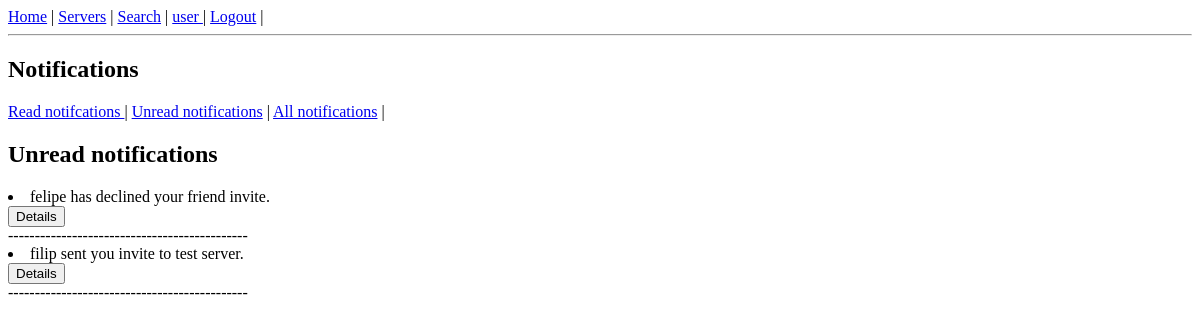
The page /user/user/notifications-unread (signed in) on the database as committed earlier.
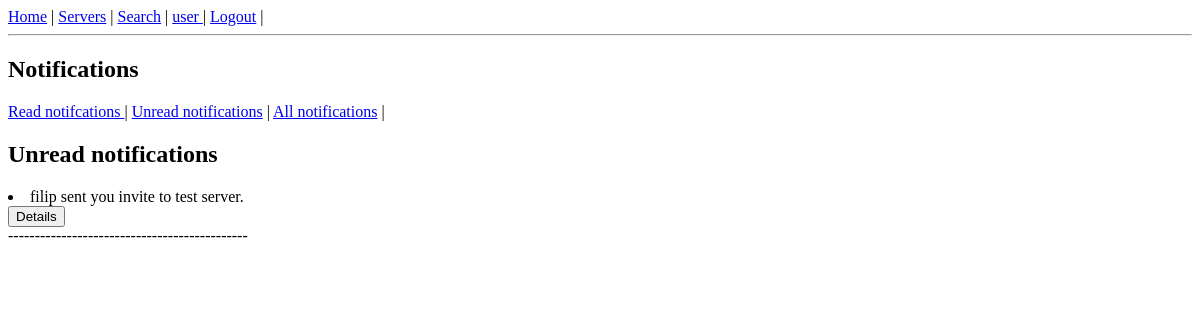
The same page on the database as committed later.
### viperchat/models.py (models this page shows, shortened)
class User(AbstractUser):
    friends = models.ManyToManyField('self', blank=True)
    username = models.SlugField(unique=True, max_length=150)
    class Meta:
        permissions = [
            ('friends_see_profile', 'Friends can see user profile'),
            ('change_user_group', 'Can change users group'),    #   Modify users group in server
            ('everyone_see_profile', 'Everyone can see user profile')
        ]

class Notification(models.Model):
    id = models.UUIDField(
        default=uuid.uuid4,
        unique=True,
        primary_key=True,
        editable=False
    )
    description = models.TextField()
    date_created = models.DateTimeField(auto_now_add=True)
    receiver = models.ForeignKey(User, on_delete=models.CASCADE)
    is_read = models.BooleanField(default=False)

### viperchat/views.py (the view)
# urls.py: path('user/<slug:username>/notifications-unread', vchat.NotificationUnreadList.as_view(), name='notification_unread_list'),
class NotificationUnreadList(LoginRequiredMixin, UserPassesTestMixin, ListView):
    model = Notification
    template_name = 'viperchat/notification_unread_list.html'
    def test_func(self):
        user = User.objects.get(username=self.kwargs['username'])
        if user == self.request.user:
            return True
        raise PermissionDenied
    def get_context_data(self, **kwargs):
        context = super().get_context_data(**kwargs)
        notifications = Notification.objects.filter(receiver=self.request.user)
        context['notifications'] = notifications
        return context

### viperchat/context_processor.py (called while the page is built)
def get_create_room_permission(request):
    content_type = ContentType.objects.get_for_model(Server)
    permission = Permission.objects.get(codename='create_room_in_server', content_type=content_type)
    return {'create_permission': permission}

def get_homepage(request):
    return {'welcome': 'Welcome to great chat'}

def get_server_list(request):
    public_servers = Server.objects.filter(is_private=False)
    return {'server_list': public_servers}

def get_edit_permissions(request):
    permission = Permission.objects.get(codename='edit_permissions_in_server')
    return {'edit_permissions': permission}

def get_delete_user(request):
    permission = Permission.objects.get(codename='delete_user_from_server')
    return {'delete_users_permission': permission}

def get_send_invite_permission(request):
    permission = Permission.objects.get(codename='send_invitation')
    return {'send_invitation_permission': permission}

### templates/viperchat/notification_unread_list.html
{% include 'viperchat/notifications.html' %}
{% block notifications %}
<h2>Unread notifications</h2>
{% for notification in notifications %}
<li>
    {% if notification.is_read == False %}
   {{ notification.description }} <br>
    <a href="{% url 'notification_update' username=request.user.username pk=notification.id %}"><button>Details</button></a><br>
    ---------------------------------------------
    {% endif %}
</li>
{% endfor %}
{% endblock %}

### templates/viperchat/notifications.html (shortened to what this page needs)
{% extends 'viperchat/base.html' %}
{% block content %}
<h2>Notifications</h2>
<a href="{% url 'notification_read_list' request.user %}">Read notifcations </a>|
<a href="{% url 'notification_unread_list' request.user %}">Unread notifications</a> |
<a href="{% url 'notification_list' request.user %}">All notifications</a> |
{% endblock %}

### templates/viperchat/base.html (shortened to what this page needs)
{% load template_filters %}
{% load static %}
<!DOCTYPE html>
<html lang="en">
<head>
    <link rel="stylesheet" href="{% static 'css/style.css' %}">
</head>
<body> <div id="weather" class="weather"></div>
    <a href="{% url 'home' %}">Home</a> |
    <a href="{% url 'servers' %}">Servers</a> |
    <a href="{% url 'search' %}">Search</a> |
    {% if user.is_authenticated %}
        <a href="{% url 'user_detail' request.user.username %}">{{ request.user.username }} </a> |
        <a href="{% url 'account_logout' %}">Logout</a> |
    {% else %}
        <a href="{% url 'account_login' %}">Login</a> |
        <a href="{% url 'account_signup' %}">Register</a> |
    {% endif %}
    <hr>
    {% block content %}{% endblock %}
</body>
</html>

Rows that differ between the two databases and show on the page:
removed Notification: description "felipe has declined your friend invite."
